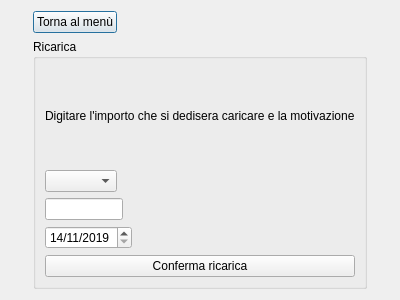
<?xml version="1.0" encoding="UTF-8"?>
<ui version="4.0">
 <class>EntrataView</class>
 <widget class="QDialog" name="EntrataView">
  <property name="geometry">
   <rect>
    <x>0</x>
    <y>0</y>
    <width>400</width>
    <height>300</height>
   </rect>
  </property>
  <property name="windowTitle">
   <string>Ricarica</string>
  </property>
  <layout class="QGridLayout" name="gridLayout">
   <item row="0" column="0">
    <widget class="QPushButton" name="pushButton_2">
     <property name="sizePolicy">
      <sizepolicy hsizetype="Fixed" vsizetype="Fixed">
       <horstretch>0</horstretch>
       <verstretch>0</verstretch>
      </sizepolicy>
     </property>
     <property name="cursor">
      <cursorShape>PointingHandCursor</cursorShape>
     </property>
     <property name="text">
      <string>Torna al menù</string>
     </property>
     <property name="shortcut">
      <string>Ctrl+Backspace</string>
     </property>
    </widget>
   </item>
   <item row="1" column="0">
    <widget class="QGroupBox" name="groupBox">
     <property name="title">
      <string>Ricarica</string>
     </property>
     <layout class="QVBoxLayout" name="verticalLayout">
      <item>
       <widget class="QLabel" name="label">
        <property name="text">
         <string>Digitare l'importo che si dedisera caricare e la motivazione</string>
        </property>
       </widget>
      </item>
      <item>
       <widget class="QComboBox" name="comboBox">
        <property name="sizePolicy">
         <sizepolicy hsizetype="Fixed" vsizetype="Fixed">
          <horstretch>0</horstretch>
          <verstretch>0</verstretch>
         </sizepolicy>
        </property>
       </widget>
      </item>
      <item>
       <widget class="QLineEdit" name="lineEdit">
        <property name="sizePolicy">
         <sizepolicy hsizetype="Fixed" vsizetype="Fixed">
          <horstretch>0</horstretch>
          <verstretch>0</verstretch>
         </sizepolicy>
        </property>
        <property name="maximumSize">
         <size>
          <width>78</width>
          <height>16777215</height>
         </size>
        </property>
       </widget>
      </item>
      <item>
       <widget class="QDateEdit" name="dateEdit">
        <property name="sizePolicy">
         <sizepolicy hsizetype="Fixed" vsizetype="Fixed">
          <horstretch>0</horstretch>
          <verstretch>0</verstretch>
         </sizepolicy>
        </property>
        <property name="dateTime">
         <datetime>
          <hour>0</hour>
          <minute>0</minute>
          <second>0</second>
          <year>2019</year>
          <month>11</month>
          <day>14</day>
         </datetime>
        </property>
        <property name="maximumDate">
         <date>
          <year>2019</year>
          <month>12</month>
          <day>31</day>
         </date>
        </property>
        <property name="minimumDate">
         <date>
          <year>2019</year>
          <month>11</month>
          <day>14</day>
         </date>
        </property>
        <property name="currentSection">
         <enum>QDateTimeEdit::DaySection</enum>
        </property>
        <property name="displayFormat">
         <string>dd/MM/yyyy</string>
        </property>
       </widget>
      </item>
      <item>
       <widget class="QPushButton" name="pushButton">
        <property name="cursor">
         <cursorShape>PointingHandCursor</cursorShape>
        </property>
        <property name="text">
         <string>Conferma ricarica</string>
        </property>
        <property name="shortcut">
         <string>Return</string>
        </property>
       </widget>
      </item>
     </layout>
    </widget>
   </item>
  </layout>
 </widget>
 <resources/>
 <connections/>
</ui>
